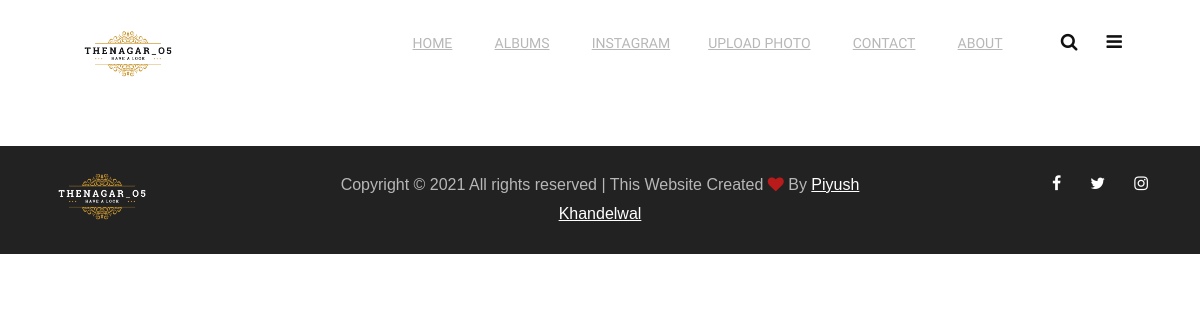
The page /albums/lockdown_memories on the database as committed earlier.
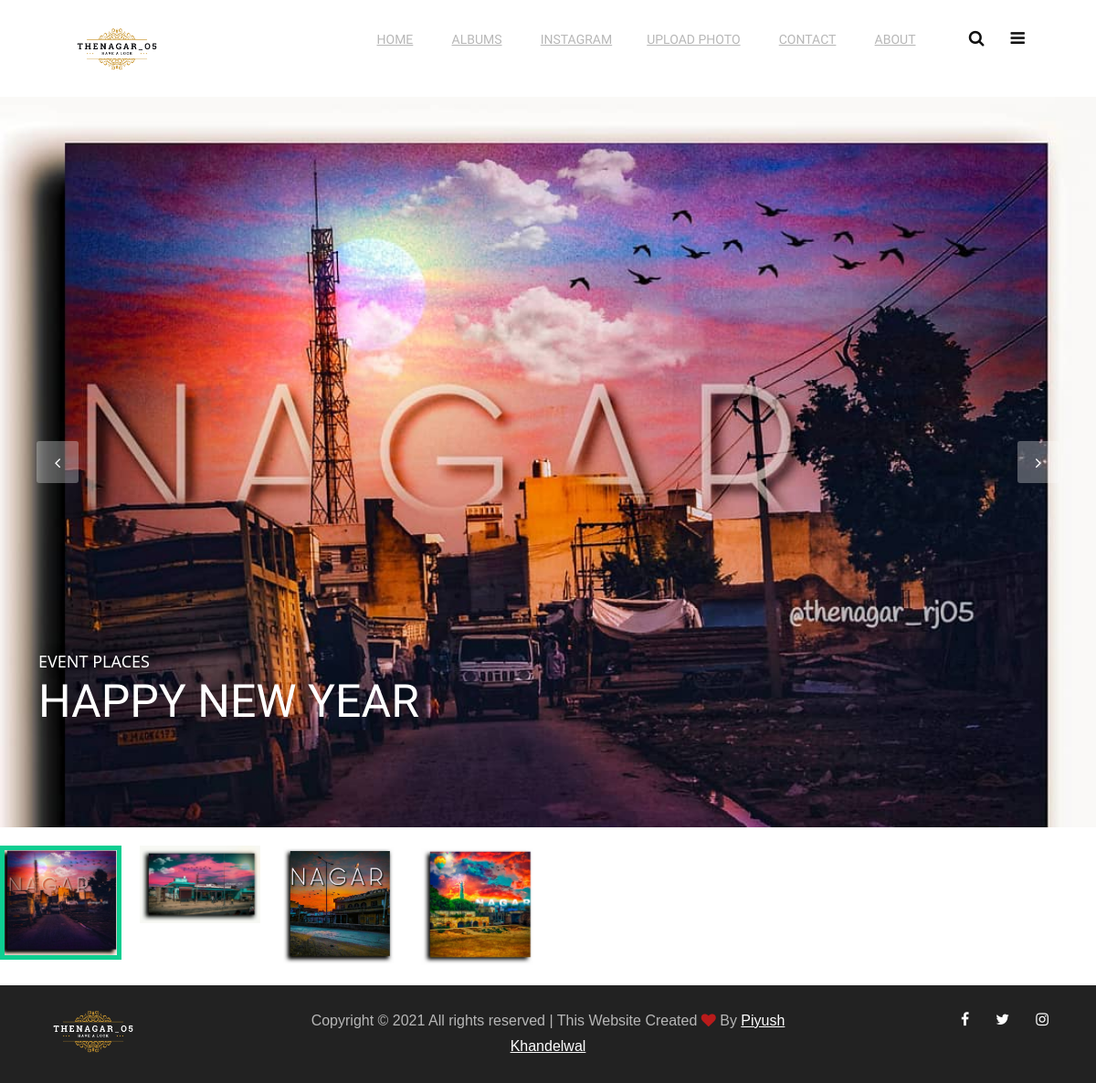
The same page on the database as committed later.
### GALLERY/models.py (models this page shows, shortened)
class Photo(models.Model):
    name = models.CharField(max_length=50)
    user = models.ForeignKey(User, on_delete=models.CASCADE)
    image = models.FileField(upload_to="uploads")
    album = models.ForeignKey("Album", on_delete=models.CASCADE)
    category = models.ForeignKey("Category", on_delete=models.CASCADE)
    caption = models.CharField(max_length=250)
    time = models.TimeField(auto_now_add=True)
    def admin_photo(self):
        return mark_safe('<img src="{}" width="100" />'.format(self.image.url))
    admin_photo.short_description = 'Image'
    admin_photo.allow_tags = True

class Category(models.Model):
    name = models.CharField(max_length=250)
    user = models.ForeignKey(User, on_delete=models.CASCADE)
    location = models.ManyToManyField("Location")
    time = models.TimeField(auto_now_add=True)
    def __str__(self):
        return self.name

### GALLERY/views.py (the view)
# urls.py: path('albums/<slug:slug>', albums_details, name = 'albums_details'),
def albums_details(request, slug):
    ip = get_ip(request)
    if request.user.is_authenticated:
        Log(ip = ip, action = "Visite Albums Page", login = request.user).save()
    else:
        Log(ip = ip, action = "Visite Albums Page", login = "Not Login").save()
    try:
        album = Album.objects.filter(url_slug = slug)[0]
        photos = Photo.objects.filter(album = album)
        return render(request, 'albums-details.html', {"photos": photos})
    except:
        return redirect(Error)

### GALLERY/views.py (called while the page is built)
def get_ip(request):
    x_forwarded_for = request.META.get('HTTP_X_FORWARDED_FOR')
    if x_forwarded_for:
        ip = x_forwarded_for.split(',')[0]
    else:
        ip = request.META.get('REMOTE_ADDR')
    return ip

### templates/albums-details.html
{% extends "base.html" %}
{% block content %}
<section class="albums__details__section">
    <div class="album__slider owl-carousel">
        {% for photo in photos %}
            <div class="album__slide set-bg" data-setbg="/media/{{photo.image}}">
                <div class="album__slide__text">
                    <div class="container">
                        <div class="slide__cata">{{photo.category}}</div>
                        <h2>{{photo.caption}}</h2>
                    </div>
                </div>
            </div>
        {% endfor %}
    </div>
    <div class="album_thumb_slider owl-carousel">
        {% for photo in photos %}
            <div class="album__slide_thumb">
                <img src="/media/{{photo.image}}" alt="Piyush Khandelwal">
            </div>
        {% endfor %}
    </div>
</section>
{% endblock content %}

### templates/base.html (shortened to what this page needs)
<!DOCTYPE html>
<html">
<head>
  <link rel="stylesheet"
    href="/static/css/A.bootstrap.min.css%2bfont-awesome.min.css%2bslicknav.min.css%2bmagnific-popup.css%2bowl.carousel.min.css%2cMcc.i3pj0GAxwG.css.pagespeed.cf.dADa-40XuK.css" />
  <link rel="stylesheet" href="/static/css/A.style.css.pagespeed.cf.TyKZI_ytCJ.css" />
  <link href="https://cdn.jsdelivr.net/npm/bootstrap@5.0.1/dist/css/bootstrap.min.css" rel="stylesheet">
</head>
<body>
  <header class="header">
    <div class="header__warp">
      <a href="/" class="site-logo">
        <img src="/static/img/nagar_logo.png" height="50px" width="100px" alt="nagar_logo">
      </a>
      <div class="header__right">
        <nav class="main__menu">
          <ul>
            <li><a href="/" >HOME</a></li>
            <li><a href="{% url 'collections' %}">ALBUMS</a></li>
            <li><a href="{% url 'instagram' %}">INSTAGRAM</a>
            <li><a href="{% url 'upload_pics' %}">UPLOAD PHOTO</a></li>
            <li><a href="{% url 'contact' %}">CONTACT</a></li>
            <li><a href="{% url 'about' %}">ABOUT</a>
            </li>
          </ul>
        </nav>
        <div class="header__switches">
          <a href="#" class="search-switch"><i class="fa fa-search"></i></a>
          <a href="#" class="nav-switch"><i class="fa fa-bars"></i></a>
        </div>
      </div>
    </div>
  </header>
  {% block content %}
  {% endblock content %}
  <footer class="footer__section">
    <div class="container-fluid">
      <div class="row">
        <div class="col-lg-3">
          <a href="#" class="footer__logo">
            <img src="/static/img/nagar_logot.png" height="50px" width="100px" alt="Nagar Photos">
          </a>
        </div>
        <div class="col-lg-6">
          <div class="footer__copyright__text">
            <p>Copyright &copy;  All rights reserved | This Website Created <i class="fa fa-heart" aria-hidden="true"></i>
              By <a href="https://www.instagram.com/mr_piyushpk/" target="_blank">Piyush Khandelwal</a></p>
          </div>
        </div>
        <div class="col-lg-3">
          <div class="footer__social">
            <a href="https://www.facebook.com/Mrpiyushpk/" target="_blank"><i class="fa fa-facebook"></i></a>
            <a href="https://twitter.com/mr_piyushpk" target="_blank"><i class="fa fa-twitter"></i></a>
            <a href="https://www.instagram.com/mr_piyushpk/" target="_blank"><i class="fa fa-instagram"></i></a>
          </div>
        </div>
      </div>
    </div>
  </footer>
</body>
</html>

### static/css/A.style.css.pagespeed.cf.TyKZI_ytCJ.css (style rules this page uses)
html,body { height:100%;font-family:"Raleway",sans-serif;-webkit-font-smoothing:antialiased }
h2,h3,h4,h5,h6 { margin:0;color:#111;font-family:"Aldrich",sans-serif }
h2 { font-size:36px;line-height:1.4 }
p { font-family:"Raleway",sans-serif;font-size:16px;color:#707070;line-height:1.8 }
img { max-width:100% }
ul { padding:0;margin:0 }
@media (min-width:1200px) { .container { max-width:1200px } }
.set-bg { background-repeat:no-repeat;background-size:cover;background-position:top center }
.header { padding:28px 78px;z-index:999;top:-50px;-webkit-transition:all .4s;-moz-transition:all .4s;-o-transition:all .4s;transition:all .4s }
.site-logo { display:inline-block }
.header__right { float:right }
.header__switches { display:inline-block }
.header__switches a { color:#111;margin-left:25px;font-size:18px }
.main__menu { position:relative;right:0;display:inline-block;-webkit-transition:all .4s;-moz-transition:all .4s;-o-transition:all .4s;transition:all .4s }
.main__menu ul li { display:inline-block;position:relative }
.main__menu ul li>a { position:relative;font-size:14px;color:#b7b7b7;font-family:"Aldrich",sans-serif;padding:5px 9px;margin-right:20px;text-transform:uppercase }
.main__menu ul li>a:after { position:absolute;content:"";width:0;height:6px;left:0;bottom:8px;background:#0ece91;z-index:-1;-webkit-transition:.3s;-moz-transition:.3s;-o-transition:.3s;transition:.3s }
.footer__section { padding:25px 40px 15px;background:#222 }
.footer__copyright__text p { text-align:center;font-size:16px;font-family:"Raleway",sans-serif;color:#b7b7b7;margin-bottom:10px }
.footer__copyright__text a { color:#fff }
.footer__copyright__text i { color:#b91b1b }
.footer__social { text-align:right }
.footer__social a { display:inline-block;margin-left:25px;font-size:16px;color:#fff }
.album__slider { margin-bottom:20px;overflow:hidden }
.album__slide { height:800px;position:relative }
.album__slide__text { position:absolute;width:100%;bottom:100px;left:0 }
.album__slide__text .slide__cata { font-size:18px;color:#fff;text-transform:uppercase;text-shadow:0 0 20px rgba(0,0,0,.3) }
.album__slide__text h2 { font-size:50px;color:#fff;text-transform:uppercase;text-shadow:0 0 30px rgba(0,0,0,.3) }
.album_thumb_slider { margin-bottom:20px }
.album__slide_thumb { cursor:pointer }

Rows that differ between the two databases and show on the page:
added Photo: category "EVENT PLACES", caption "HAPPY NEW YEAR", image (picture)
added Photo: image (picture)
added Photo: image (picture)
added Photo: image (picture)
